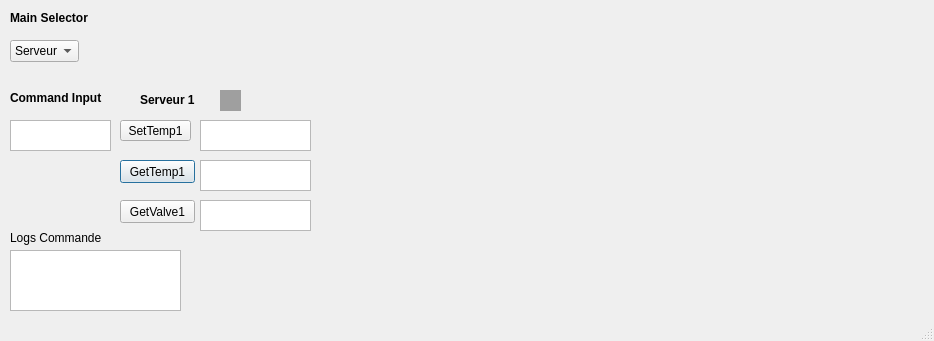
<?xml version="1.0" encoding="UTF-8"?>
<ui version="4.0">
 <class>Dialog</class>
 <widget class="QDialog" name="Dialog">
  <property name="geometry">
   <rect>
    <x>0</x>
    <y>0</y>
    <width>934</width>
    <height>341</height>
   </rect>
  </property>
  <property name="windowTitle">
   <string>Dialog</string>
  </property>
  <property name="sizeGripEnabled">
   <bool>true</bool>
  </property>
  <widget class="QTextEdit" name="textEdit">
   <property name="geometry">
    <rect>
     <x>200</x>
     <y>160</y>
     <width>111</width>
     <height>31</height>
    </rect>
   </property>
   <property name="readOnly">
    <bool>true</bool>
   </property>
   <property name="html">
    <string>&lt;!DOCTYPE HTML PUBLIC &quot;-//W3C//DTD HTML 4.0//EN&quot; &quot;http://www.w3.org/TR/REC-html40/strict.dtd&quot;&gt;
&lt;html&gt;&lt;head&gt;&lt;meta name=&quot;qrichtext&quot; content=&quot;1&quot; /&gt;&lt;style type=&quot;text/css&quot;&gt;
p, li { white-space: pre-wrap; }
&lt;/style&gt;&lt;/head&gt;&lt;body style=&quot; font-family:'MS Shell Dlg 2'; font-size:8.25pt; font-weight:400; font-style:normal;&quot;&gt;
&lt;p style=&quot;-qt-paragraph-type:empty; margin-top:0px; margin-bottom:0px; margin-left:0px; margin-right:0px; -qt-block-indent:0; text-indent:0px;&quot;&gt;&lt;br /&gt;&lt;/p&gt;&lt;/body&gt;&lt;/html&gt;</string>
   </property>
  </widget>
  <widget class="QTextEdit" name="textEdit_2">
   <property name="geometry">
    <rect>
     <x>10</x>
     <y>250</y>
     <width>171</width>
     <height>61</height>
    </rect>
   </property>
   <property name="readOnly">
    <bool>true</bool>
   </property>
  </widget>
  <widget class="QPushButton" name="pushButton">
   <property name="geometry">
    <rect>
     <x>120</x>
     <y>160</y>
     <width>75</width>
     <height>23</height>
    </rect>
   </property>
   <property name="text">
    <string>GetTemp1</string>
   </property>
  </widget>
  <widget class="QPushButton" name="pushButton_2">
   <property name="geometry">
    <rect>
     <x>120</x>
     <y>120</y>
     <width>71</width>
     <height>21</height>
    </rect>
   </property>
   <property name="text">
    <string>SetTemp1</string>
   </property>
  </widget>
  <widget class="QListWidget" name="listWidget">
   <property name="geometry">
    <rect>
     <x>-200</x>
     <y>500</y>
     <width>256</width>
     <height>192</height>
    </rect>
   </property>
  </widget>
  <widget class="QTextEdit" name="textEdit_3">
   <property name="geometry">
    <rect>
     <x>200</x>
     <y>200</y>
     <width>111</width>
     <height>31</height>
    </rect>
   </property>
   <property name="readOnly">
    <bool>true</bool>
   </property>
  </widget>
  <widget class="QPushButton" name="pushButton_3">
   <property name="geometry">
    <rect>
     <x>120</x>
     <y>200</y>
     <width>75</width>
     <height>23</height>
    </rect>
   </property>
   <property name="text">
    <string>GetValve1</string>
   </property>
  </widget>
  <widget class="QTextEdit" name="textEdit_4">
   <property name="geometry">
    <rect>
     <x>200</x>
     <y>120</y>
     <width>111</width>
     <height>31</height>
    </rect>
   </property>
  </widget>
  <widget class="QLabel" name="label">
   <property name="geometry">
    <rect>
     <x>10</x>
     <y>230</y>
     <width>91</width>
     <height>16</height>
    </rect>
   </property>
   <property name="text">
    <string>Logs Commandes </string>
   </property>
  </widget>
  <widget class="QTextEdit" name="textEdit_7">
   <property name="geometry">
    <rect>
     <x>10</x>
     <y>120</y>
     <width>101</width>
     <height>31</height>
    </rect>
   </property>
  </widget>
  <widget class="QLabel" name="label_2">
   <property name="geometry">
    <rect>
     <x>10</x>
     <y>90</y>
     <width>111</width>
     <height>16</height>
    </rect>
   </property>
   <property name="font">
    <font>
     <pointsize>9</pointsize>
     <weight>75</weight>
     <bold>true</bold>
    </font>
   </property>
   <property name="text">
    <string>Command Input</string>
   </property>
  </widget>
  <widget class="QLabel" name="label_3">
   <property name="geometry">
    <rect>
     <x>140</x>
     <y>90</y>
     <width>131</width>
     <height>20</height>
    </rect>
   </property>
   <property name="font">
    <font>
     <pointsize>9</pointsize>
     <weight>75</weight>
     <bold>true</bold>
    </font>
   </property>
   <property name="text">
    <string>Serveur 1</string>
   </property>
  </widget>
  <widget class="QMdiArea" name="mdiArea">
   <property name="geometry">
    <rect>
     <x>220</x>
     <y>90</y>
     <width>21</width>
     <height>21</height>
    </rect>
   </property>
  </widget>
  <widget class="QComboBox" name="comboBox">
   <property name="geometry">
    <rect>
     <x>10</x>
     <y>40</y>
     <width>69</width>
     <height>22</height>
    </rect>
   </property>
   <item>
    <property name="text">
     <string>Serveur1</string>
    </property>
   </item>
   <item>
    <property name="text">
     <string>Serveur2</string>
    </property>
   </item>
   <item>
    <property name="text">
     <string>Serveur3</string>
    </property>
   </item>
  </widget>
  <widget class="QLabel" name="label_4">
   <property name="geometry">
    <rect>
     <x>10</x>
     <y>10</y>
     <width>111</width>
     <height>16</height>
    </rect>
   </property>
   <property name="font">
    <font>
     <pointsize>9</pointsize>
     <weight>75</weight>
     <bold>true</bold>
    </font>
   </property>
   <property name="text">
    <string>Main Selector</string>
   </property>
  </widget>
 </widget>
 <resources/>
 <connections/>
</ui>
